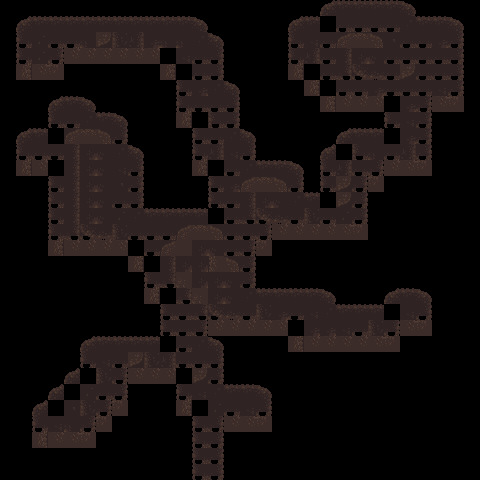

Tiled map render using the project's own tile images. Description and the whole map definition, tile-layer contents included, below:
An orthogonal 30x30 tile map with 16x16 px tiles, 3 tile layers (Tile Layer 1, inner, patterns).

<map version="1.2" tiledversion="1.2.0" orientation="orthogonal" renderorder="right-down" width="30" height="30" tilewidth="16" tileheight="16" infinite="0" nextlayerid="5" nextobjectid="1">
 <tileset firstgid="1" source="cave.tsx" />
 <layer id="1" name="Tile Layer 1" width="30" height="30">
  <data encoding="csv">
0,0,0,0,0,0,0,0,0,0,0,0,0,0,0,0,0,0,0,0,1,2,2,2,2,3,0,0,0,0,
0,1,2,2,2,2,2,2,2,2,2,2,3,0,0,0,0,0,1,2,60,12,12,12,12,59,2,2,3,0,
0,11,12,12,12,12,12,12,12,12,12,12,59,3,0,0,0,0,11,12,12,12,12,12,12,12,12,12,13,0,
0,11,12,49,22,22,22,22,22,22,50,12,12,13,0,0,0,0,11,12,12,12,12,12,12,12,12,12,13,0,
0,21,22,23,0,0,0,0,0,0,21,50,12,13,0,0,0,0,21,50,12,12,12,12,12,12,12,12,13,0,
0,0,0,0,0,0,0,0,0,0,0,11,12,59,3,0,0,0,0,21,50,12,12,12,12,12,12,12,13,0,
0,0,0,1,2,3,0,0,0,0,0,11,12,12,13,0,0,0,0,0,21,22,22,22,50,12,49,22,23,0,
0,0,0,11,12,59,2,3,0,0,0,21,50,12,13,0,0,0,0,0,0,0,0,0,11,12,13,0,0,0,
0,1,2,60,12,12,12,13,0,0,0,0,11,12,59,3,0,0,0,0,0,1,2,2,60,12,13,0,0,0,
0,11,12,12,12,12,12,59,3,0,0,0,11,12,12,13,0,0,0,0,1,60,12,12,12,12,13,0,0,0,
0,21,22,50,12,12,12,12,13,0,0,0,21,50,12,59,2,2,3,0,11,12,12,49,22,22,23,0,0,0,
0,0,0,11,12,12,12,12,13,0,0,0,0,11,12,12,12,12,13,0,11,12,49,23,0,0,0,0,0,0,
0,0,0,11,12,12,12,12,13,0,0,0,0,11,12,12,12,12,59,2,60,12,13,0,0,0,0,0,0,0,
0,0,0,11,12,12,12,12,59,2,2,2,2,60,12,12,12,12,12,12,12,12,13,0,0,0,0,0,0,0,
0,0,0,11,12,12,12,12,12,12,12,12,12,12,12,12,49,22,22,22,22,22,23,0,0,0,0,0,0,0,
0,0,0,21,22,22,22,22,50,12,12,12,12,12,12,49,23,0,0,0,0,0,0,0,0,0,0,0,0,0,
0,0,0,0,0,0,0,0,21,50,12,12,12,12,12,13,0,0,0,0,0,0,0,0,0,0,0,0,0,0,
0,0,0,0,0,0,0,0,0,11,12,12,12,12,12,13,0,0,0,0,0,0,0,0,0,0,0,0,0,0,
0,0,0,0,0,0,0,0,0,21,50,12,12,12,12,59,2,2,2,2,3,0,0,0,1,2,3,0,0,0,
0,0,0,0,0,0,0,0,0,0,11,12,12,12,12,12,12,12,12,12,59,2,2,2,60,12,13,0,0,0,
0,0,0,0,0,0,0,0,0,0,11,12,49,22,22,22,22,22,50,12,12,12,12,12,49,22,23,0,0,0,
0,0,0,0,0,1,2,2,2,2,60,12,59,3,0,0,0,0,21,22,22,22,22,22,23,0,0,0,0,0,
0,0,0,0,0,11,12,12,12,12,12,12,12,13,0,0,0,0,0,0,0,0,0,0,0,0,0,0,0,0,
0,0,0,0,1,60,12,49,22,22,22,50,12,13,0,0,0,0,0,0,0,0,0,0,0,0,0,0,0,0,
0,0,0,1,60,12,12,13,0,0,0,11,12,59,2,2,3,0,0,0,0,0,0,0,0,0,0,0,0,0,
0,0,1,60,12,12,49,23,0,0,0,21,50,12,12,12,13,0,0,0,0,0,0,0,0,0,0,0,0,0,
0,0,11,12,12,49,23,0,0,0,0,0,11,49,22,22,23,0,0,0,0,0,0,0,0,0,0,0,0,0,
0,0,21,22,22,23,0,0,0,0,0,0,11,13,0,0,0,0,0,0,0,0,0,0,0,0,0,0,0,0,
0,0,0,0,0,0,0,0,0,0,0,0,11,13,0,0,0,0,0,0,0,0,0,0,0,0,0,0,0,0,
0,0,0,0,0,0,0,0,0,0,0,0,11,13,0,0,0,0,0,0,0,0,0,0,0,0,0,0,0,0
</data>
 </layer>
 <layer id="3" name="inner" width="30" height="30">
  <data encoding="csv">
0,0,0,0,0,0,0,0,0,0,0,0,0,0,0,0,0,0,0,0,0,0,0,0,0,0,0,0,0,0,
0,0,0,0,0,0,0,0,0,0,0,0,0,0,0,0,0,0,0,0,0,0,0,0,0,0,0,0,0,0,
0,0,0,0,0,0,0,0,0,0,0,0,0,0,0,0,0,0,0,0,0,6,7,8,0,0,0,0,0,0,
0,0,0,0,0,0,0,0,0,0,0,0,0,0,0,0,0,0,0,0,0,16,17,18,0,0,0,0,0,0,
0,0,0,0,0,0,0,0,0,0,0,0,0,0,0,0,0,0,0,0,0,26,27,28,0,0,0,0,0,0,
0,0,0,0,0,0,0,0,0,0,0,0,0,0,0,0,0,0,0,0,0,0,0,0,0,0,0,0,0,0,
0,0,0,0,0,0,0,0,0,0,0,0,0,0,0,0,0,0,0,0,0,0,0,0,0,0,0,0,0,0,
0,0,0,0,0,0,0,0,0,0,0,0,0,0,0,0,0,0,0,0,0,0,0,0,0,0,0,0,0,0,
0,0,0,0,6,7,8,0,0,0,0,0,0,0,0,0,0,0,0,0,0,0,0,0,0,0,0,0,0,0,
0,0,0,0,16,17,18,0,0,0,0,0,0,0,0,0,0,0,0,0,0,0,0,0,0,0,0,0,0,0,
0,0,0,0,16,17,18,0,0,0,0,0,0,0,0,0,0,0,0,0,0,0,0,0,0,0,0,0,0,0,
0,0,0,0,16,17,18,0,0,0,0,0,0,0,0,6,7,8,0,0,0,0,0,0,0,0,0,0,0,0,
0,0,0,0,16,17,18,0,0,0,0,0,0,0,0,16,17,18,0,0,0,0,0,0,0,0,0,0,0,0,
0,0,0,0,16,17,18,0,0,0,0,0,0,0,0,26,27,28,0,0,0,0,0,0,0,0,0,0,0,0,
0,0,0,0,26,27,28,0,0,0,0,6,7,8,0,0,0,0,0,0,0,0,0,0,0,0,0,0,0,0,
0,0,0,0,0,0,0,0,0,0,6,20,17,18,0,0,0,0,0,0,0,0,0,0,0,0,0,0,0,0,
0,0,0,0,0,0,0,0,0,0,16,17,17,19,8,0,0,0,0,0,0,0,0,0,0,0,0,0,0,0,
0,0,0,0,0,0,0,0,0,0,26,10,17,17,18,0,0,0,0,0,0,0,0,0,0,0,0,0,0,0,
0,0,0,0,0,0,0,0,0,0,0,26,10,17,18,0,0,0,0,0,0,0,0,0,0,0,0,0,0,0,
0,0,0,0,0,0,0,0,0,0,0,0,26,27,28,0,0,0,0,0,0,0,0,0,0,0,0,0,0,0,
0,0,0,0,0,0,0,0,0,0,0,0,0,0,0,0,0,0,0,0,0,0,0,0,0,0,0,0,0,0,
0,0,0,0,0,0,0,0,0,0,0,0,0,0,0,0,0,0,0,0,0,0,0,0,0,0,0,0,0,0,
0,0,0,0,0,0,0,0,0,0,0,0,0,0,0,0,0,0,0,0,0,0,0,0,0,0,0,0,0,0,
0,0,0,0,0,0,0,0,0,0,0,0,0,0,0,0,0,0,0,0,0,0,0,0,0,0,0,0,0,0,
0,0,0,0,0,0,0,0,0,0,0,0,0,0,0,0,0,0,0,0,0,0,0,0,0,0,0,0,0,0,
0,0,0,0,0,0,0,0,0,0,0,0,0,0,0,0,0,0,0,0,0,0,0,0,0,0,0,0,0,0,
0,0,0,0,0,0,0,0,0,0,0,0,0,0,0,0,0,0,0,0,0,0,0,0,0,0,0,0,0,0,
0,0,0,0,0,0,0,0,0,0,0,0,0,0,0,0,0,0,0,0,0,0,0,0,0,0,0,0,0,0,
0,0,0,0,0,0,0,0,0,0,0,0,0,0,0,0,0,0,0,0,0,0,0,0,0,0,0,0,0,0,
0,0,0,0,0,0,0,0,0,0,0,0,0,0,0,0,0,0,0,0,0,0,0,0,0,0,0,0,0,0
</data>
 </layer>
 <layer id="4" name="patterns" width="30" height="30">
  <data encoding="csv">
0,0,0,0,0,0,0,0,0,0,0,0,0,0,0,0,0,0,0,0,0,0,0,0,0,0,0,0,0,0,
0,0,0,0,0,0,0,0,0,0,0,0,0,0,0,0,0,0,0,0,0,0,0,64,0,0,0,0,0,0,
0,0,4,65,35,57,34,66,68,56,57,57,0,0,0,0,0,0,0,67,0,0,0,0,5,0,0,56,0,0,
0,0,4,0,0,0,0,0,0,0,0,67,0,0,0,0,0,0,0,68,64,0,0,0,0,64,46,0,0,0,
0,0,0,0,0,0,0,0,0,0,0,0,0,0,0,0,0,0,0,0,0,0,0,0,0,34,0,65,0,0,
0,0,0,0,0,0,0,0,0,0,0,0,56,0,0,0,0,0,0,0,0,0,0,56,0,35,0,67,0,0,
0,0,0,0,0,0,0,0,0,0,0,0,0,0,0,0,0,0,0,0,0,0,0,0,0,56,0,0,0,0,
0,0,0,0,0,0,0,0,0,0,0,0,0,47,0,0,0,0,0,0,0,0,0,0,0,67,0,0,0,0,
0,0,0,0,0,0,0,0,0,0,0,0,0,0,0,0,0,0,0,0,0,0,0,0,0,56,0,0,0,0,
0,0,64,0,0,0,0,0,0,0,0,0,0,68,67,0,0,0,0,0,0,0,47,57,64,68,0,0,0,0,
0,0,0,0,0,0,0,67,0,0,0,0,0,0,0,0,0,0,0,0,0,68,35,0,0,0,0,0,0,0,
0,0,0,0,0,0,0,5,0,0,0,0,0,0,56,0,0,0,0,0,0,34,0,0,0,0,0,0,0,0,
0,0,0,0,0,0,0,64,0,0,0,0,0,0,65,0,0,0,0,0,46,34,0,0,0,0,0,0,0,0,
0,0,0,0,0,0,0,4,0,0,0,0,0,0,0,0,0,0,0,66,46,4,0,0,0,0,0,0,0,0,
0,0,0,0,0,0,0,66,0,64,0,0,0,0,0,64,0,0,0,0,0,0,0,0,0,0,0,0,0,0,
0,0,0,0,0,0,0,0,0,46,0,0,0,0,0,0,0,0,0,0,0,0,0,0,0,0,0,0,0,0,
0,0,0,0,0,0,0,0,0,0,0,0,0,0,0,0,0,0,0,0,0,0,0,0,0,0,0,0,0,0,
0,0,0,0,0,0,0,0,0,0,0,0,0,0,0,0,0,0,0,0,0,0,0,0,0,0,0,0,0,0,
0,0,0,0,0,0,0,0,0,0,0,0,0,0,0,0,0,0,0,0,0,0,0,0,0,0,0,0,0,0,
0,0,0,0,0,0,0,0,0,0,0,0,0,0,0,0,66,56,64,67,0,0,0,0,0,67,0,0,0,0,
0,0,0,0,0,0,0,0,0,0,0,46,0,0,0,0,0,0,0,56,56,67,65,66,0,0,0,0,0,0,
0,0,0,0,0,0,0,0,0,0,0,46,0,0,0,0,0,0,0,0,0,0,0,0,0,0,0,0,0,0,
0,0,0,0,0,0,67,35,34,66,68,65,46,0,0,0,0,0,0,0,0,0,0,0,0,0,0,0,0,0,
0,0,0,0,0,0,66,0,0,0,0,50,34,0,0,0,0,0,0,0,0,0,0,0,0,0,0,0,0,0,
0,0,0,0,0,4,46,0,0,0,0,0,67,0,0,0,0,0,0,0,0,0,0,0,0,0,0,0,0,0,
0,0,0,0,5,66,0,0,0,0,0,0,0,4,65,67,0,0,0,0,0,0,0,0,0,0,0,0,0,0,
0,0,0,67,57,0,0,0,0,0,0,0,0,0,0,0,0,0,0,0,0,0,0,0,0,0,0,0,0,0,
0,0,0,0,0,0,0,0,0,0,0,0,0,0,0,0,0,0,0,0,0,0,0,0,0,0,0,0,0,0,
0,0,0,0,0,0,0,0,0,0,0,0,0,0,0,0,0,0,0,0,0,0,0,0,0,0,0,0,0,0,
0,0,0,0,0,0,0,0,0,0,0,0,0,0,0,0,0,0,0,0,0,0,0,0,0,0,0,0,0,0
</data>
 </layer>
</map>